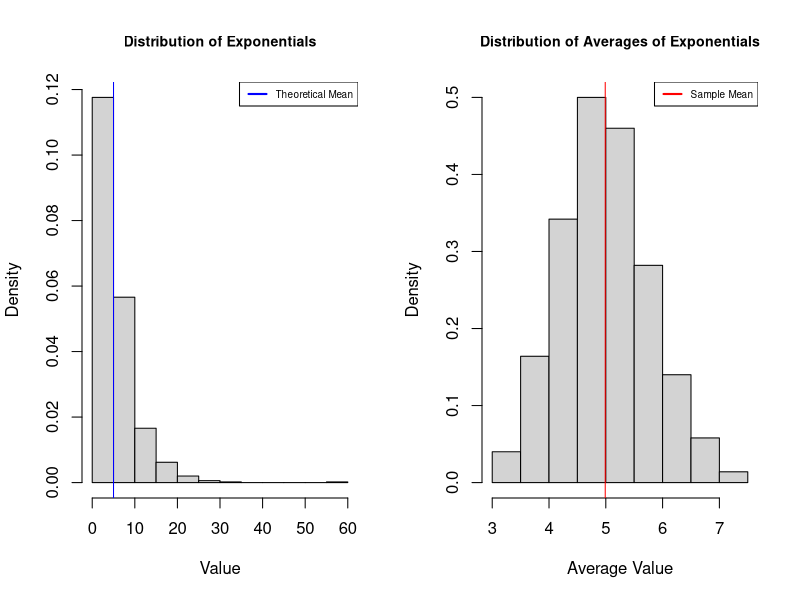
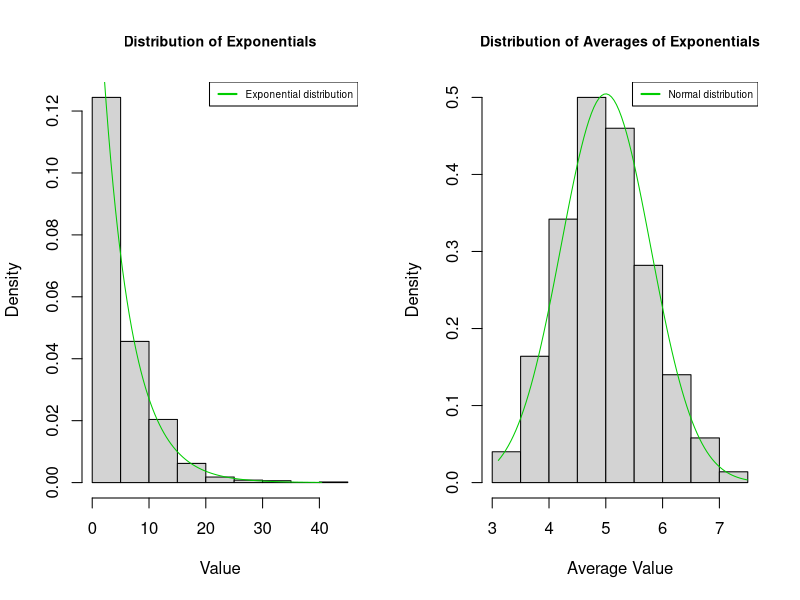
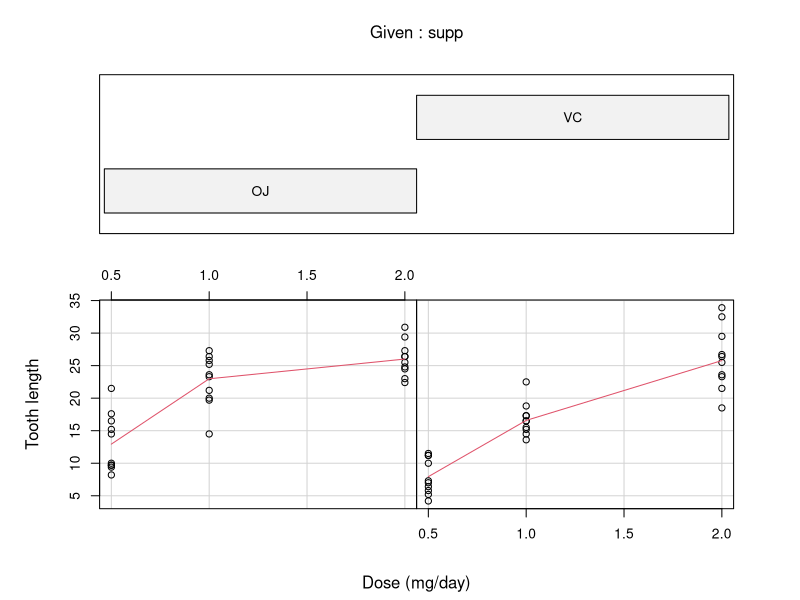
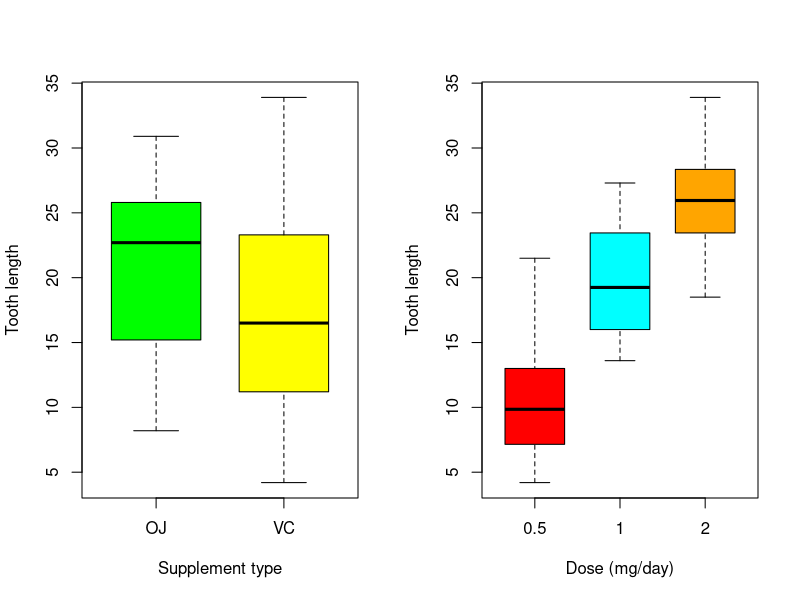

Write the R code that produced these figures, in order. (Note: this script raises an error after producing the figures.)
## ---- chunk 1
knitr::opts_chunk$set(echo = TRUE)
## ---- chunk 2
n1 <- 1000       # number of simulations
n2 <- 40         # sample size
lambda <- 0.2    # exponential rate, also 1/mean and 1/sd
set.seed(1)      # set seed to ensure reproducibility
# drwa 40 random exponentials and take their average. repeat 1000 times
mns = NULL
for (i in 1 : n1) mns = c(mns, mean(rexp(n2,lambda)))
# calculate mean and variance of averages
avg <- mean(mns); var <- var(mns)
print(avg)
print(var)
## ---- chunk 3
par(mfrow=c(1,2))
# draw 1000 random exponentials and plot their distribution
hist(rexp(n1,lambda), prob=T, 
     main="Distribution of Exponentials", xlab="Value", cex.main=0.85)
abline(v=1/lambda, col="blue")
legend("topright", legend="Theoretical Mean", col="blue", lwd=2, cex=0.6)
# plot the distribution of sample means
hist(mns, prob=T, 
     main="Distribution of Averages of Exponentials",
     xlab="Average Value", cex.main=0.85)
abline(v=avg, col="red")
legend("topright", legend="Sample Mean", col="red", lwd=2, cex=0.6)
## ---- chunk 4
par(mfrow=c(1,2))
# draw 1000 random exponentials and plot their distribution
exp_distr <- rexp(n1,lambda)
hist(exp_distr, prob=T, 
     main="Distribution of Exponentials", xlab="Value", cex.main=0.85)
x <- seq(min(exp_distr), max(exp_distr), length = 100)
lines(x, dexp(x, rate=lambda), pch = 25, col = "green3")
legend("topright", legend="Exponential distribution", col="green3", lwd=2, cex=0.6)

# plot the distribution of sample means
hist(mns, prob=T, 
     main="Distribution of Averages of Exponentials",
     xlab="Average Value", cex.main=0.85)
x <- seq(min(mns), max(mns), length = 100)
lines(x, dnorm(x, mean = 1/lambda, sd = (1/lambda/sqrt(n2))), pch = 25, col = "green3")
legend("topright", legend="Normal distribution", col="green3", lwd=2, cex=0.6)
## ---- chunk 5
library(datasets)
data(ToothGrowth)
str(ToothGrowth)
summary(ToothGrowth)
## ---- chunk 6
library(graphics)
coplot(len ~ dose | supp, data = ToothGrowth, panel = panel.smooth,
       xlab = "Dose (mg/day)", ylab="Tooth length")
## ---- chunk 7
par(mfrow=c(1,2))
boxplot(len~supp,data=ToothGrowth,boxwex=0.7, 
        col=c("green", "yellow"), xlab="Supplement type", ylab="Tooth length")
boxplot(len~as.factor(dose),data=ToothGrowth,boxwex=0.7, 
        col=c("red", "cyan", "orange"), xlab="Dose (mg/day)", ylab="Tooth length")
## ---- chunk 8
t.test(len ~ supp, data = ToothGrowth,
       paired=FALSE, var.equal=FALSE)
